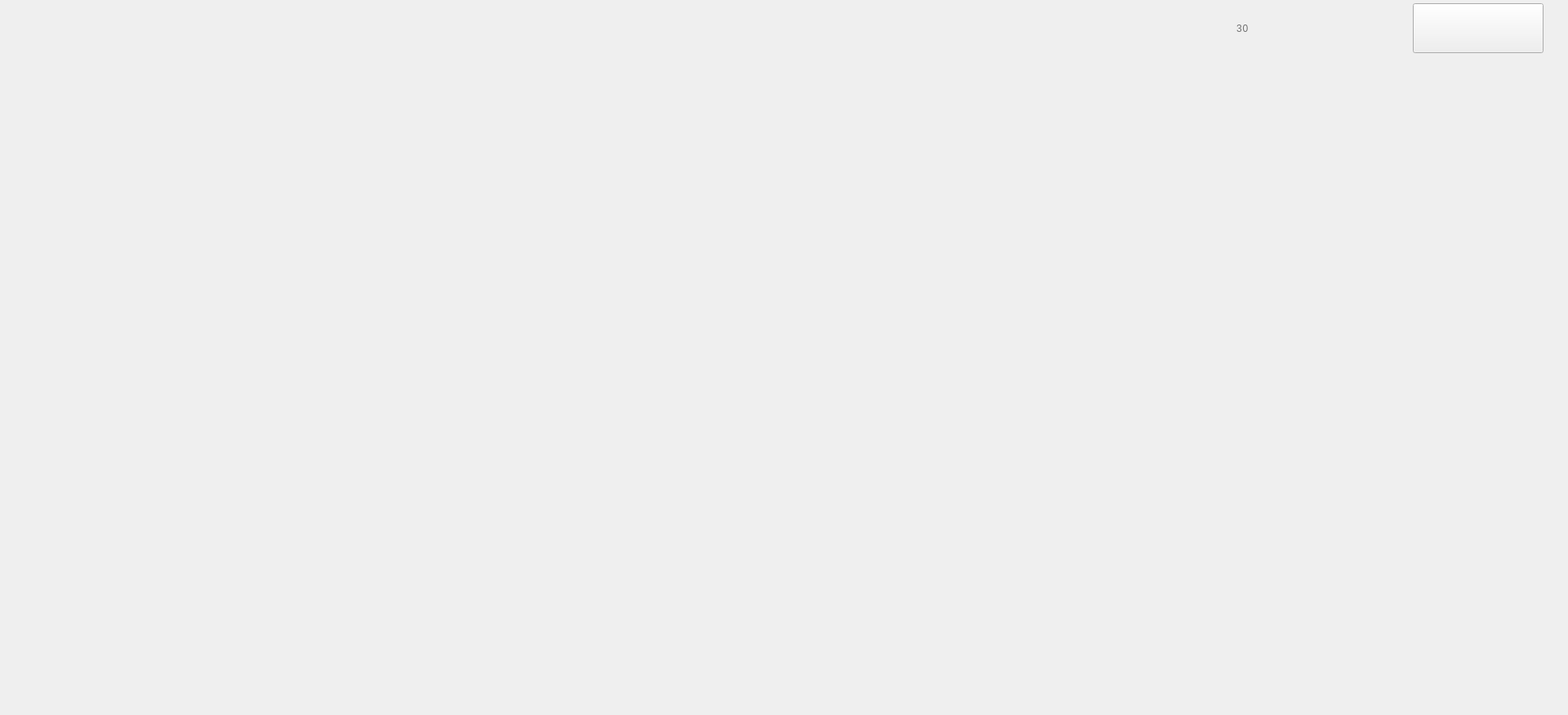
<?xml version="1.0" encoding="UTF-8"?>
<ui version="4.0">
 <class>UpdatePassword</class>
 <widget class="QWidget" name="UpdatePassword">
  <property name="geometry">
   <rect>
    <x>0</x>
    <y>0</y>
    <width>1920</width>
    <height>875</height>
   </rect>
  </property>
  <property name="minimumSize">
   <size>
    <width>1920</width>
    <height>875</height>
   </size>
  </property>
  <property name="windowTitle">
   <string>Form</string>
  </property>
  <layout class="QHBoxLayout" name="horizontalLayout_2">
   <property name="spacing">
    <number>0</number>
   </property>
   <property name="leftMargin">
    <number>0</number>
   </property>
   <property name="topMargin">
    <number>0</number>
   </property>
   <property name="rightMargin">
    <number>0</number>
   </property>
   <property name="bottomMargin">
    <number>0</number>
   </property>
   <item>
    <spacer name="horizontalSpacer_2">
     <property name="orientation">
      <enum>Qt::Horizontal</enum>
     </property>
     <property name="sizeType">
      <enum>QSizePolicy::Fixed</enum>
     </property>
     <property name="sizeHint" stdset="0">
      <size>
       <width>20</width>
       <height>20</height>
      </size>
     </property>
    </spacer>
   </item>
   <item>
    <layout class="QVBoxLayout" name="verticalLayout_2" stretch="0,1,0">
     <property name="spacing">
      <number>0</number>
     </property>
     <item>
      <spacer name="verticalSpacer_3">
       <property name="orientation">
        <enum>Qt::Vertical</enum>
       </property>
       <property name="sizeType">
        <enum>QSizePolicy::Fixed</enum>
       </property>
       <property name="sizeHint" stdset="0">
        <size>
         <width>20</width>
         <height>48</height>
        </size>
       </property>
      </spacer>
     </item>
     <item>
      <widget class="QStackedWidget" name="stackedWidget">
       <property name="minimumSize">
        <size>
         <width>1276</width>
         <height>824</height>
        </size>
       </property>
       <property name="maximumSize">
        <size>
         <width>65535</width>
         <height>824</height>
        </size>
       </property>
       <property name="styleSheet">
        <string notr="true">#stackedWidget{border-image: url(:/Image/Bkgrnd.png);}</string>
       </property>
      </widget>
     </item>
     <item>
      <spacer name="verticalSpacer_4">
       <property name="orientation">
        <enum>Qt::Vertical</enum>
       </property>
       <property name="sizeType">
        <enum>QSizePolicy::Fixed</enum>
       </property>
       <property name="sizeHint" stdset="0">
        <size>
         <width>20</width>
         <height>6</height>
        </size>
       </property>
      </spacer>
     </item>
    </layout>
   </item>
   <item>
    <spacer name="horizontalSpacer_3">
     <property name="orientation">
      <enum>Qt::Horizontal</enum>
     </property>
     <property name="sizeType">
      <enum>QSizePolicy::Fixed</enum>
     </property>
     <property name="sizeHint" stdset="0">
      <size>
       <width>20</width>
       <height>20</height>
      </size>
     </property>
    </spacer>
   </item>
   <item>
    <layout class="QVBoxLayout" name="verticalLayout">
     <property name="spacing">
      <number>0</number>
     </property>
     <item>
      <layout class="QHBoxLayout" name="horizontalLayout">
       <property name="spacing">
        <number>0</number>
       </property>
       <item>
        <widget class="QLabel" name="label_Waitcursor">
         <property name="minimumSize">
          <size>
           <width>63</width>
           <height>61</height>
          </size>
         </property>
         <property name="maximumSize">
          <size>
           <width>63</width>
           <height>61</height>
          </size>
         </property>
         <property name="styleSheet">
          <string notr="true">border-image: url(:/Image/Countdown.png);
font: 57 42pt &quot;思源黑体 CN Medium&quot;;
</string>
         </property>
         <property name="text">
          <string/>
         </property>
        </widget>
       </item>
       <item>
        <widget class="QLabel" name="label_CountDown">
         <property name="minimumSize">
          <size>
           <width>64</width>
           <height>70</height>
          </size>
         </property>
         <property name="styleSheet">
          <string notr="true">font-weight: normal;
line-height: 49px;
letter-spacing: 1px;
color: #707070;
font:42px &quot;思源黑体 CN Medium&quot;;</string>
         </property>
         <property name="text">
          <string>30</string>
         </property>
        </widget>
       </item>
       <item>
        <widget class="QPushButton" name="pushButton_MainPage">
         <property name="minimumSize">
          <size>
           <width>160</width>
           <height>61</height>
          </size>
         </property>
         <property name="maximumSize">
          <size>
           <width>128</width>
           <height>61</height>
          </size>
         </property>
         <property name="styleSheet">
          <string notr="true">image: url(:/Image/Homepage.png);
image-position: left;
padding-left: 2px;
text-align: right;
padding-right: 2px;
font-size: 12px;
font: 28pt &quot;Microsoft YaHei UI&quot;;
color: rgb(0, 0, 0);</string>
         </property>
         <property name="text">
          <string/>
         </property>
        </widget>
       </item>
      </layout>
     </item>
     <item>
      <widget class="QLabel" name="label_step">
       <property name="minimumSize">
        <size>
         <width>439</width>
         <height>374</height>
        </size>
       </property>
       <property name="maximumSize">
        <size>
         <width>439</width>
         <height>374</height>
        </size>
       </property>
       <property name="styleSheet">
        <string notr="true">border-image: url(:/Image/changepassword1.png);</string>
       </property>
       <property name="text">
        <string/>
       </property>
      </widget>
     </item>
     <item>
      <spacer name="verticalSpacer_2">
       <property name="orientation">
        <enum>Qt::Vertical</enum>
       </property>
       <property name="sizeHint" stdset="0">
        <size>
         <width>20</width>
         <height>378</height>
        </size>
       </property>
      </spacer>
     </item>
    </layout>
   </item>
   <item>
    <spacer name="horizontalSpacer">
     <property name="orientation">
      <enum>Qt::Horizontal</enum>
     </property>
     <property name="sizeType">
      <enum>QSizePolicy::Fixed</enum>
     </property>
     <property name="sizeHint" stdset="0">
      <size>
       <width>30</width>
       <height>20</height>
      </size>
     </property>
    </spacer>
   </item>
  </layout>
 </widget>
 <resources/>
 <connections/>
</ui>
